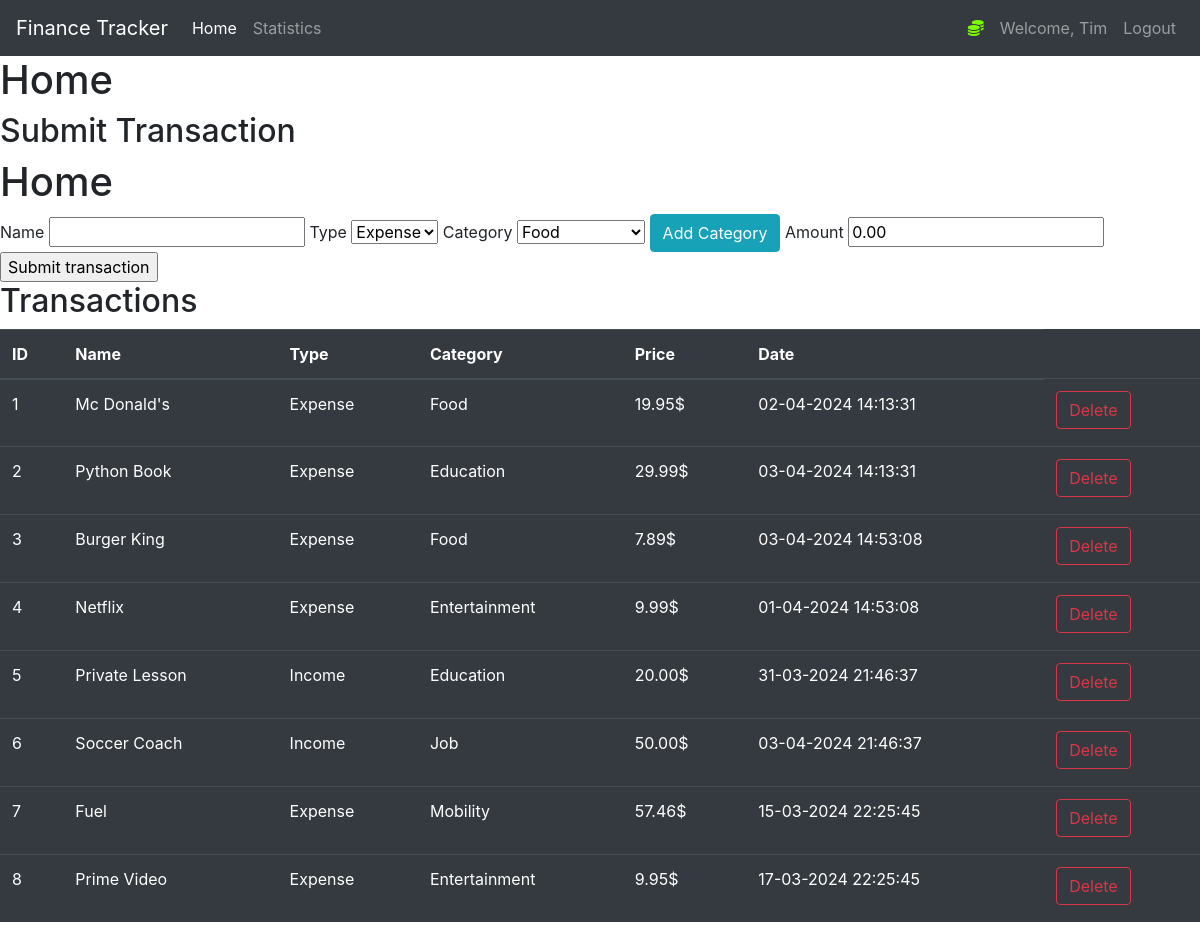
The app's page /home (signed in) with its own data.
### tracker/models.py (models this page shows, shortened)
class User(db.Model, UserMixin):
    user_id = db.Column(db.Integer(), primary_key=True)
    username = db.Column(db.String(length=30), nullable=False, unique=True)
    email_address = db.Column(db.String(length=50), nullable=False, unique=True)
    password_hash = db.Column(db.String(length=60), nullable=False)
    expenses = db.Column(db.Integer(), default=0)
    income = db.Column(db.Integer(), default=0)
    transactions = db.relationship('Transaction', backref='owned_user', lazy=True)
    @property
    def password(self):
        return self.password

class Transaction(db.Model):
    transaction_id = db.Column(db.Integer(), primary_key=True)
    name = db.Column(db.String(length=30), nullable=False)
    type = db.Column(db.String(length=30), nullable=False)
    category = db.Column(db.String(length=30), nullable=False)
    amount_rounded = db.Column(db.Float(), nullable=False)
    date = db.Column(db.DateTime(), nullable=False, default=datetime.now())
    user_id = db.Column(db.Integer(), db.ForeignKey('user.user_id'), nullable=False)
    @property
    def amount(self):
        return self.amount

### tracker/routes.py (the view, shortened to what this page needs)
@app.route('/', methods=["GET", "POST"])
@app.route('/home', methods=["GET", "POST"])
@login_required
def home_page():
    transaction_form = TransactionForm()
    category_form = CategoryForm()
    delete_transaction_form = DeleteTransactionForm()
    if transaction_form.errors != {}:
        for err_msg in transaction_form.errors.values():
            flash(err_msg[0], category="danger")
    if "submit_category" in request.form and category_form.validate_on_submit():
        category_to_create = Category(name=category_form.name.data, user_id=current_user.user_id)
        db.session.add(category_to_create)
        db.session.commit()
        flash(f'Category "{category_to_create.name}" added successfully!', category='success')
        return redirect(url_for('home_page'))
    if category_form.errors != {}:
        for err_msg in category_form.errors.values():
            flash(err_msg[0], category="danger")
    if delete_transaction_form.errors != {}:
        for err_msg in delete_transaction_form.errors.values():
            flash(err_msg[0], category="danger")
    transactions = Transaction.query.filter_by(user_id=current_user.user_id)
    return render_template('home.html', transactions=transactions, transaction_form=transaction_form, category_form=category_form, delete_transaction_form=delete_transaction_form)

### tracker/forms.py (shortened to what this page needs)
class TransactionForm(FlaskForm):
    name = StringField(label="Name", validators=[Length(min=1, max=30), DataRequired()])
    type = SelectField(label="Type", validators=[DataRequired()], choices=[("Expense", "Expense"), ("Income", "Income")])
    category = SelectField(label="Category", validators=[DataRequired()])
    amount = DecimalField(label="Amount", validators=[DataRequired()], places=2, default=0.0)
    submit = SubmitField(label="Submit transaction", name="submit_transaction")
    def __init__(self, *args, **kwargs):
        super(TransactionForm, self).__init__(*args, **kwargs)
        categories = Category.query.filter_by(user_id=current_user.user_id).all()
        if categories:
            self.category.choices = [(category.name, category.name) for category in categories]
        else:
            self.category.choices = [('No categories yet', 'No categories yet')]
            self.category.render_kw = {'disabled': 'disabled'}

class CategoryForm(FlaskForm):
    name = StringField(label="Category Name", validators=[Length(min=1, max=30), DataRequired()])
    submit = SubmitField(label="Add category", name="submit_category")

### tracker/models.py (called while the page is built)
@login_manager.user_loader
def load_user(user_id):
    return User.query.get(int(user_id))

### tracker/templates/home.html (shortened to what this page needs)
{% extends "base.html" %}
{% block content %}
    <h1>Home</h1>
    <h2>Submit Transaction</h2>
    <form method="post">
        <h1>Home</h1>
        {{ transaction_form.name.label() }}
        {{ transaction_form.name }}
        {{ transaction_form.type.label() }}
        {{ transaction_form.type }}
        {{ transaction_form.category.label() }}
        {{ transaction_form.category(id='category') }}
        <button class="btn btn-outline btn-info" data-toggle="modal" data-target="#Modal-Add-Category">Add Category</button>
        {{ transaction_form.amount.label() }}
        {{ transaction_form.amount }}
        {{ transaction_form.submit }}
    </form>
    <h2>Transactions</h2>
    <table class="table table-hover table-dark">
        <thead>
        <tr>
            <th scope="col">ID</th>
            <th scope="col">Name</th>
            <th scope="col">Type</th>
            <th scope="col">Category</th>
            <th scope="col">Price</th>
            <th scope="col">Date</th>
        </tr>
        </thead>
        <tbody>
        {% for transaction in transactions %}
            <tr>
                <td>{{ transaction.transaction_id }}</td>
                <td>{{ transaction.name }}</td>
                <td>{{ transaction.type }}</td>
                <td>{{ transaction.category }}</td>
                <td>{{ "%.2f"|format(transaction.amount_rounded) }}$</td>
                <td>{{ transaction.date.strftime('%d-%m-%Y %H:%M:%S') }}</td>
                <td>
                    <button type="button" class="btn btn-outline-danger" style="margin-bottom:5px" data-toggle="modal" data-target="#Modal-Delete-Transaction">
                        Delete
                    </button>
                </td>
            </tr>
        {% endfor %}
        </tbody>
    </table>
{% endblock %}

### tracker/templates/base.html (shortened to what this page needs)
<!doctype html>
<html lang="en">
  <head>
      <link rel="stylesheet" href="https://cdn.jsdelivr.net/npm/bootstrap@4.5.3/dist/css/bootstrap.min.css"
>
  </head>
  <body>
      <nav class="navbar navbar-expand-md navbar-dark bg-dark">
          <a class="navbar-brand" href="#">Finance Tracker</a>
          <div class="collapse navbar-collapse" id="navbarNav">
              <ul class="navbar-nav mr-auto">
                  <li class="nav-item active">
                      <a class="nav-link" href="{{ url_for('home_page') }}">Home<span class="sr-only">(current)</span></a>
                  </li>
                  <li class="nav-item">
                      <a class="nav-link" href="{{ url_for('statistics_page') }}">Statistics</a>
                  </li>
              </ul>
              {% if current_user.is_authenticated %}
                  <ul class="navbar-nav">
                      <li class="nav-item">
                          <a class="nav-link" style="color:lawngreen; font-weight:bold">
                              <i class="fas fa-coins"></i>
                          </a>
                      </li>
                      <li class="nav-item">
                          <a class="nav-link">Welcome, {{ current_user.username }}</a>
                      </li>
                      <li class="nav-item">
                          <a class="nav-link" href="{{ url_for('logout_page') }}">Logout</a>
                      </li>
                  </ul>
              {% endif %}
          </div>
      </nav>
      {% block content %}
      {% endblock %}
  </body>
</html>

### records on screen
User: username "Tim"
Transaction: amount_rounded "19.95"
Transaction: amount_rounded "29.99"
Transaction: amount_rounded "7.89"
Transaction: amount_rounded "9.99"
Transaction: amount_rounded "20.00"
Transaction: amount_rounded "50.00"
Transaction: amount_rounded "57.46"
Transaction: amount_rounded "9.95"

### other values on screen
{{ transaction_form.name.label() }} "Name"
{{ transaction_form.type.label() }} "Type"
{{ transaction_form.category.label() }} "Category"
{{ transaction_form.amount.label() }} "Amount"
